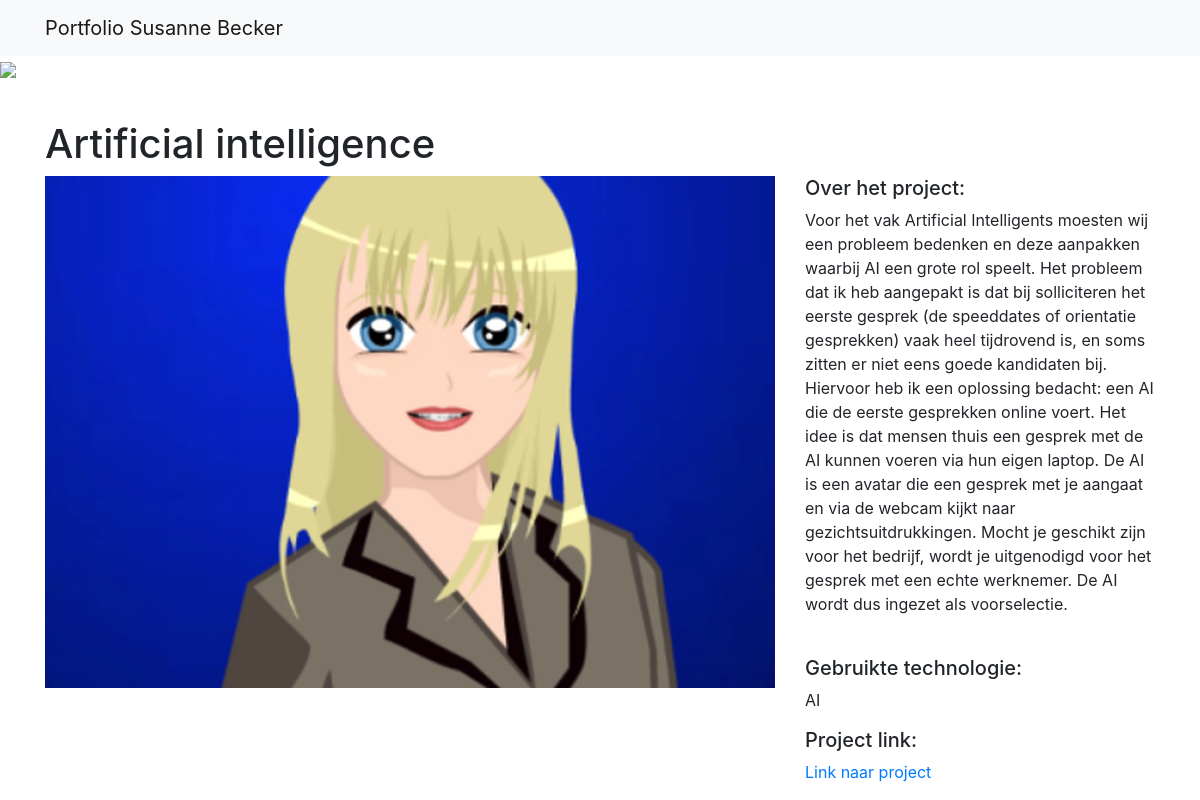
Page /2/ on the committed database.
### projects/models.py (models this page shows)
class Project(models.Model):
    title = models.CharField(max_length=100)
    short_description = models.TextField()
    description = models.TextField()
    technology = models.CharField(max_length=20)
    image = models.FilePathField(path="/img")
    link = models.CharField(max_length=100, default=None, blank=True, null=True)

### projects/views.py (the view)
# urls.py: path("<int:pk>/", views.project_detail, name="project_detail"),
def project_detail(request, pk):
    project = Project.objects.get(pk=pk)
    context = {"project": project}
    return render(request, "project_detail.html", context)

### projects/templates/project_detail.html
{% extends "base.html" %}
{% load static %}
{% block page_content %}
<h1>{{ project.title }}</h1>
<div class="row" >
    <div class="col-md-8">
        <img src="{% static project.image %}" alt="" width="100%">
    </div>
    <div class="col-md-4">
        <h5>Over het project:</h5>
        <p>{{ project.description }}</p>
        <br>
        <h5>Gebruikte technologie:</h5>
        <p>{{ project.technology }}</p>
        {% if project.link %}
            <h5>Project link:</h5>
            <a href="{{ project.link }}">Link naar project</a>
            <br>
        {% endif %}
    </div>
</div>
{% endblock %}

### projects/static/css/style.css (style rules this page uses)
body { background-color: rgb(255, 255, 255); }
h1 { margin-top: 40px; }

### rows in the picture
Project: title "Artificial intelligence", image (picture), description "Voor het vak Artificial Intelligents moesten wij een probleem bedenken en deze aanpakken waarbij AI een grote rol speelt. Het probleem dat ik heb aangepakt is dat bij solliciteren het eerste gesprek (de speeddates of orientatie gesprekken) vaak heel tijdrovend is, en soms zitten er niet eens goede kandidaten bij. Hiervoor heb ik een oplossing bedacht: een AI die de eerste gesprekken online voert. Het idee is dat mensen thuis een gesprek met de AI kunnen voeren via hun eigen laptop. De AI is een avatar die een gesprek met je aangaat en via de webcam kijkt naar gezichtsuitdrukkingen. Mocht je geschikt zijn voor het bedrijf, wordt je uitgenodigd voor het gesprek met een echte werknemer. De AI…", technology "AI"
